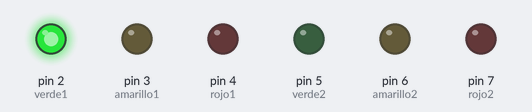
This sketch was run on a simulated Arduino Uno, built with avr-gcc and run on an emulated ATmega328P. On the bench: output pins drawn as LEDs (lit = HIGH).

Above: at 1.0 s.
At 3.0 s:
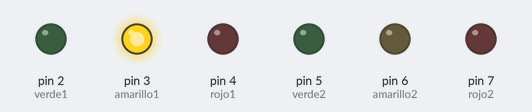
At 5.0 s:
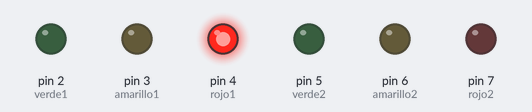
At 7.0 s:
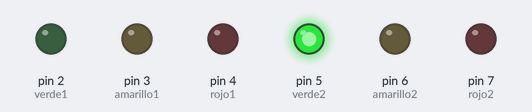
At 9.0 s:
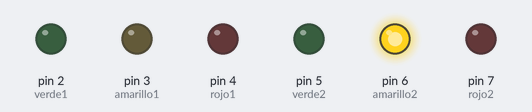
At 11.0 s:
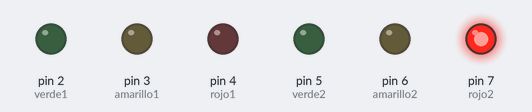
Timing chart, 0 to 15.6 s (numbered marks = the images above):
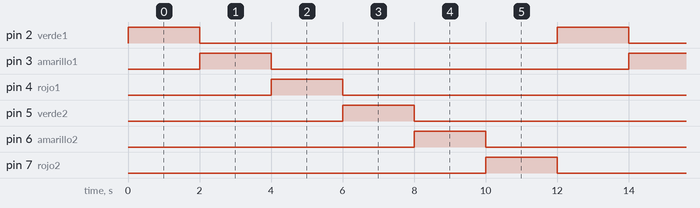

Measured:
- by itself, pin 2 (verde1), pin 3 (amarillo1), pin 4 (rojo1), pin 5 (verde2), pin 6 (amarillo2), pin 7 (rojo2): alternates HIGH for 2.0 s and LOW for 10.0 s
- by itself, everything shown: repeats every 12.0 s, in 7 steps

The sketch:

ejercicio2_apr30a.ino
```cpp
int verde1=2;  //define al pasador 2
int amarillo1=3;  //define al pasador 3
int rojo1=4;  //define al pasador 4
int verde2=5;  //define al pasador 5
int amarillo2=6;  //define al pasador 6
int rojo2=7;  //define al pasador 7

void setup()  //establece las funciones que se llevaran a cabo
{
 pinMode (verde1 , OUTPUT);  //define a verde1 como salida
 pinMode (amarillo1 , OUTPUT);  //define a amarillo1 como salida
 pinMode (rojo1 , OUTPUT);  //define a rojo1 como salida
 pinMode (verde2 , OUTPUT);  //define a verde2 como salida
 pinMode (amarillo2 , OUTPUT);  //define a amarillo2 como salida
 pinMode (rojo2 , OUTPUT);  //define a rojo2 como salida
}

void loop()  //las funciones se repetiran infinitamente
{
  digitalWrite (verde1 , HIGH);  //se prende verde1
  delay(2000);  //estara prendido por 2 segundos
  digitalWrite (verde1 , LOW);   //se apaga verde1
  digitalWrite (amarillo1 , HIGH);  //se prende amarillo1
  delay(2000);  //estara prendido por 2 segundos
  digitalWrite (amarillo1 , LOW); //se apaga amarillo1
  digitalWrite (rojo1 , HIGH);  //se prende rojo1
  delay(2000);  //estara prendido por 2 segundos
  digitalWrite (rojo1 , LOW); //se apaga rojo1
  digitalWrite (verde2 , HIGH);  //se prende verde2
  delay(2000);   //estara prendido por 2 segundos
  digitalWrite (verde2 , LOW);  //se apaga verde2
  digitalWrite (amarillo2 , HIGH);  //se prende amarillo2
  delay(2000);  //estara prendido por 2 segundos
  digitalWrite (amarillo2 , LOW);  //se apaga amarillo2
  digitalWrite (rojo2 , HIGH);  //se prende rojo2
  delay(2000);  //estara prendido por 2 segundos
  digitalWrite (rojo2 , LOW);  //se apaga rojo2
}
```
